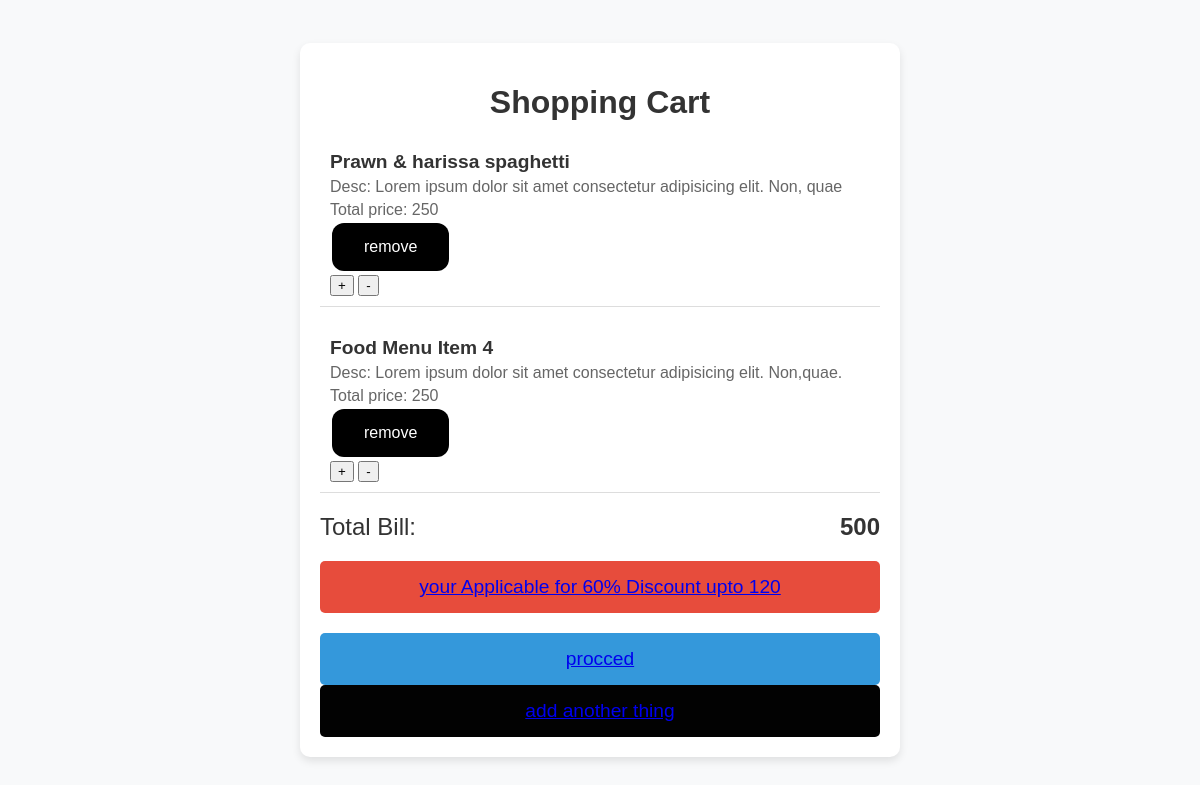
The page /cart/1/ (signed in) on the database its author committed.
### rest/models.py (models this page shows, shortened)
class foods(models.Model) :
    name = models.TextField(max_length=100)
    desc = models.TextField(max_length=500)
    price = models.IntegerField(null='True')

### rest/views.py (the view)
# urls.py: path('cart/<str:pk>/' ,views.cart, name='cart' ),
@login_required(login_url='lo')
def cart(request ,pk) :
    ud = profile.objects.get(usern=request.user)
    p = ud.item.all()
    li = 0
    for i in p :
        li += int(i.price)
    if request.method == 'POST' :
        product = foods.objects.get(id=pk)
        ud.item.add(product)
        return redirect('cart' , pk=ud.id)
    return render(request , 'cart.html' ,{'p':p ,'x':li})

### templates/cart.html (shortened to what this page needs)
<!DOCTYPE html>
<html lang="en">
<head>
</head>
<body>
    <div class="cart-container">
        <h1 class="cart-title">Shopping Cart</h1>
        {% for i in p %}
        <div class="cart-item">
            <div class="cart-item-details">
                <h2 class="cart-item-title">{{i.name}}</h2>
                <p class="cart-item-price">Desc: {{i.desc}}</p>
                <p class="cart-item-total-price">Total price: {{i.price}}</p>
                <form method='POST' action ="{% url 're' i.id %}">
                    <input type="submit" value="remove">
                </form>
                <button>+</button>
                <button>-</button>
            </div>
        </div>
        {% endfor %}
        <div class="cart-total">
            <span>Total Bill:</span>
            <span class="cart-total-price">{{x}}</span>
        </div>
        {% if x > 199 %}
        <button id="discount-button" class="discount-button"><a href="{% url 'off' x %}">your Applicable for 60% Discount upto 120</a></button>
        {% endif %}
        {% if x != 0 %}
        <button  class="checkout-button"><a href="{% url 'pay' x %}">procced</a></button>
        <button  class="ncheckout-button"><a href="/">add another thing</a></button>
        {% else %}
        <button class="checkout-button"><a href="/">your cart is empty add something</a></button>
        {% endif %}
    </div>
</body>
</html>

### templates/cart.html (style rules this page uses)
body { font-family: 'Arial', sans-serif; background-color: #f8f9fa; margin: 0; padding: 0; display: flex; justify-content: center; align-items: center; height: 100vh; }
.cart-container { width: 80%; max-width: 600px; background-color: #fff; border-radius: 10px; box-shadow: 0 4px 8px rgba(0, 0, 0, 0.1); padding: 20px; box-sizing: border-box; }
.cart-title { font-size: 2em; text-align: center; margin-bottom: 20px; color: #333; }
.cart-item { display: flex; align-items: center; margin-bottom: 20px; padding: 10px; border-bottom: 1px solid #ddd; }
.cart-item-details { flex-grow: 1; }
.cart-item-title { font-size: 1.2em; color: #333; margin: 0; }
.cart-item-price, .cart-item-quantity, .cart-item-total-price { font-size: 1em; color: #666; margin: 5px 0 0; }
.cart-total { display: flex; justify-content: space-between; align-items: center; font-size: 1.5em; margin: 20px 0; color: #333; }
.cart-total-price { font-weight: bold; }
.discount-button { width: 100%; background-color: #e74c3c; color: #fff; border: none; padding: 15px; border-radius: 5px; font-size: 1.2em; cursor: pointer; transition: background-color 0.3s ease; margin-bottom: 20px; }
.checkout-button { width: 100%; background-color: #3498db; color: #fff; border: none; padding: 15px; border-radius: 5px; font-size: 1.2em; cursor: pointer; transition: background-color 0.3s ease; }
.ncheckout-button { width: 100%; background-color: #020202; color: #fff; border: none; padding: 15px; border-radius: 5px; font-size: 1.2em; cursor: pointer; transition: background-color 0.3s ease; }
input[type="submit"] { background-color: #000000; border: none; color: white; padding: 15px 32px; text-align: center; text-decoration: none; display: inline-block; font-size: 16px; margin: 4px 2px; cursor: pointer; border-radius: 12px; transition: background-color 0.3s; }

### rows shown on the page
foods: name "Prawn & harissa spaghetti", desc "Lorem ipsum dolor sit amet consectetur adipisicing elit. Non, quae", price "250"
foods: name "Food Menu Item 4", desc "Lorem ipsum dolor sit amet consectetur adipisicing elit. Non,quae.", price "250"

### other values the page prints
{{ x }} "500"
